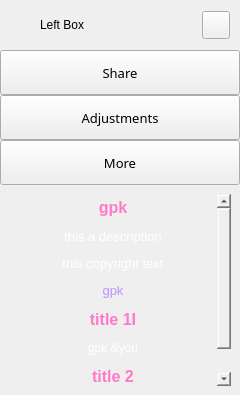
        <widget class="QFrame" name="extraLeftBox">
         <property name="minimumSize">
          <size>
           <width>0</width>
           <height>0</height>
          </size>
         </property>
         <property name="maximumSize">
          <size>
           <width>0</width>
           <height>16777215</height>
          </size>
         </property>
         <property name="frameShape">
          <enum>QFrame::NoFrame</enum>
         </property>
         <property name="frameShadow">
          <enum>QFrame::Raised</enum>
         </property>
         <layout class="QVBoxLayout" name="extraColumLayout">
          <property name="spacing">
           <number>0</number>
          </property>
          <property name="leftMargin">
           <number>0</number>
          </property>
          <property name="topMargin">
           <number>0</number>
          </property>
          <property name="rightMargin">
           <number>0</number>
          </property>
          <property name="bottomMargin">
           <number>0</number>
          </property>
          <item>
           <widget class="QFrame" name="extraTopBg">
            <property name="minimumSize">
             <size>
              <width>0</width>
              <height>50</height>
             </size>
            </property>
            <property name="maximumSize">
             <size>
              <width>16777215</width>
              <height>50</height>
             </size>
            </property>
            <property name="frameShape">
             <enum>QFrame::NoFrame</enum>
            </property>
            <property name="frameShadow">
             <enum>QFrame::Raised</enum>
            </property>
            <layout class="QVBoxLayout" name="verticalLayout_5">
             <property name="spacing">
              <number>0</number>
             </property>
             <property name="leftMargin">
              <number>0</number>
             </property>
             <property name="topMargin">
              <number>0</number>
             </property>
             <property name="rightMargin">
              <number>0</number>
             </property>
             <property name="bottomMargin">
              <number>0</number>
             </property>
             <item>
              <layout class="QGridLayout" name="extraTopLayout">
               <property name="leftMargin">
                <number>10</number>
               </property>
               <property name="rightMargin">
                <number>10</number>
               </property>
               <property name="horizontalSpacing">
                <number>10</number>
               </property>
               <property name="verticalSpacing">
                <number>0</number>
               </property>
               <item row="0" column="0">
                <widget class="QFrame" name="extraIcon">
                 <property name="minimumSize">
                  <size>
                   <width>20</width>
                   <height>0</height>
                  </size>
                 </property>
                 <property name="maximumSize">
                  <size>
                   <width>20</width>
                   <height>20</height>
                  </size>
                 </property>
                 <property name="frameShape">
                  <enum>QFrame::NoFrame</enum>
                 </property>
                 <property name="frameShadow">
                  <enum>QFrame::Raised</enum>
                 </property>
                </widget>
               </item>
               <item row="0" column="1">
                <widget class="QLabel" name="extraLabel">
                 <property name="minimumSize">
                  <size>
                   <width>150</width>
                   <height>0</height>
                  </size>
                 </property>
                 <property name="text">
                  <string>Left Box</string>
                 </property>
                </widget>
               </item>
               <item row="0" column="2">
                <widget class="QPushButton" name="extraCloseColumnBtn">
                 <property name="minimumSize">
                  <size>
                   <width>28</width>
                   <height>28</height>
                  </size>
                 </property>
                 <property name="maximumSize">
                  <size>
                   <width>28</width>
                   <height>28</height>
                  </size>
                 </property>
                 <property name="cursor">
                  <cursorShape>PointingHandCursor</cursorShape>
                 </property>
                 <property name="toolTip">
                  <string>Close left box</string>
                 </property>
                 <property name="text">
                  <string/>
                 </property>
                 <property name="icon">
                  <iconset resource="resources.qrc">
                   <normaloff>:/icons/images/icons/icon_close.png</normaloff>:/icons/images/icons/icon_close.png</iconset>
                 </property>
                 <property name="iconSize">
                  <size>
                   <width>20</width>
                   <height>20</height>
                  </size>
                 </property>
                </widget>
               </item>
              </layout>
             </item>
            </layout>
           </widget>
          </item>
          <item>
           <widget class="QFrame" name="extraContent">
            <property name="frameShape">
             <enum>QFrame::NoFrame</enum>
            </property>
            <property name="frameShadow">
             <enum>QFrame::Raised</enum>
            </property>
            <layout class="QVBoxLayout" name="verticalLayout_12">
             <property name="spacing">
              <number>0</number>
             </property>
             <property name="leftMargin">
              <number>0</number>
             </property>
             <property name="topMargin">
              <number>0</number>
             </property>
             <property name="rightMargin">
              <number>0</number>
             </property>
             <property name="bottomMargin">
              <number>0</number>
             </property>
             <item alignment="Qt::AlignTop">
              <widget class="QFrame" name="extraTopMenu">
               <property name="frameShape">
                <enum>QFrame::NoFrame</enum>
               </property>
               <property name="frameShadow">
                <enum>QFrame::Raised</enum>
               </property>
               <layout class="QVBoxLayout" name="verticalLayout_11">
                <property name="spacing">
                 <number>0</number>
                </property>
                <property name="leftMargin">
                 <number>0</number>
                </property>
                <property name="topMargin">
                 <number>0</number>
                </property>
                <property name="rightMargin">
                 <number>0</number>
                </property>
                <property name="bottomMargin">
                 <number>0</number>
                </property>
                <item>
                 <widget class="QPushButton" name="btn_share">
                  <property name="sizePolicy">
                   <sizepolicy hsizetype="Expanding" vsizetype="Fixed">
                    <horstretch>0</horstretch>
                    <verstretch>0</verstretch>
                   </sizepolicy>
                  </property>
                  <property name="minimumSize">
                   <size>
                    <width>0</width>
                    <height>45</height>
                   </size>
                  </property>
                  <property name="font">
                   <font>
                    <family>Gotham</family>
                    <pointsize>10</pointsize>
                    <italic>false</italic>
                    <bold>false</bold>
                   </font>
                  </property>
                  <property name="cursor">
                   <cursorShape>PointingHandCursor</cursorShape>
                  </property>
                  <property name="layoutDirection">
                   <enum>Qt::LeftToRight</enum>
                  </property>
                  <property name="styleSheet">
                   <string notr="true">background-image: url(:/icons/images/icons/cil-share-boxed.png);</string>
                  </property>
                  <property name="text">
                   <string>Share</string>
                  </property>
                 </widget>
                </item>
                <item>
                 <widget class="QPushButton" name="btn_adjustments">
                  <property name="sizePolicy">
                   <sizepolicy hsizetype="Expanding" vsizetype="Fixed">
                    <horstretch>0</horstretch>
                    <verstretch>0</verstretch>
                   </sizepolicy>
                  </property>
                  <property name="minimumSize">
                   <size>
                    <width>0</width>
                    <height>45</height>
                   </size>
                  </property>
                  <property name="font">
                   <font>
                    <family>Gotham</family>
                    <pointsize>10</pointsize>
                    <italic>false</italic>
                    <bold>false</bold>
                   </font>
                  </property>
                  <property name="cursor">
                   <cursorShape>PointingHandCursor</cursorShape>
                  </property>
                  <property name="layoutDirection">
                   <enum>Qt::LeftToRight</enum>
                  </property>
                  <property name="styleSheet">
                   <string notr="true">background-image: url(:/icons/images/icons/cil-equalizer.png);</string>
                  </property>
                  <property name="text">
                   <string>Adjustments</string>
                  </property>
                 </widget>
                </item>
                <item>
                 <widget class="QPushButton" name="btn_more">
                  <property name="sizePolicy">
                   <sizepolicy hsizetype="Expanding" vsizetype="Fixed">
                    <horstretch>0</horstretch>
                    <verstretch>0</verstretch>
                   </sizepolicy>
                  </property>
                  <property name="minimumSize">
                   <size>
                    <width>0</width>
                    <height>45</height>
                   </size>
                  </property>
                  <property name="font">
                   <font>
                    <family>Gotham</family>
                    <pointsize>10</pointsize>
                    <italic>false</italic>
                    <bold>false</bold>
                   </font>
                  </property>
                  <property name="cursor">
                   <cursorShape>PointingHandCursor</cursorShape>
                  </property>
                  <property name="layoutDirection">
                   <enum>Qt::LeftToRight</enum>
                  </property>
                  <property name="styleSheet">
                   <string notr="true">background-image: url(:/icons/images/icons/cil-layers.png);</string>
                  </property>
                  <property name="text">
                   <string>More</string>
                  </property>
                 </widget>
                </item>
               </layout>
              </widget>
             </item>
             <item>
              <widget class="QFrame" name="extraCenter">
               <property name="frameShape">
                <enum>QFrame::NoFrame</enum>
               </property>
               <property name="frameShadow">
                <enum>QFrame::Raised</enum>
               </property>
               <layout class="QVBoxLayout" name="verticalLayout_10">
                <item>
                 <widget class="QTextEdit" name="textEdit">
                  <property name="minimumSize">
                   <size>
                    <width>222</width>
                    <height>0</height>
                   </size>
                  </property>
                  <property name="styleSheet">
                   <string notr="true">background: transparent;</string>
                  </property>
                  <property name="frameShape">
                   <enum>QFrame::NoFrame</enum>
                  </property>
                  <property name="readOnly">
                   <bool>true</bool>
                  </property>
                  <property name="html">
                   <string>&lt;!DOCTYPE HTML PUBLIC &quot;-//W3C//DTD HTML 4.0//EN&quot; &quot;http://www.w3.org/TR/REC-html40/strict.dtd&quot;&gt;
&lt;html&gt;&lt;head&gt;&lt;meta name=&quot;qrichtext&quot; content=&quot;1&quot; /&gt;&lt;meta charset=&quot;utf-8&quot; /&gt;&lt;style type=&quot;text/css&quot;&gt;
p, li { white-space: pre-wrap; }
&lt;/style&gt;&lt;/head&gt;&lt;body style=&quot; font-family:'Gotham'; font-size:10pt; font-weight:400; font-style:normal;&quot;&gt;
&lt;p align=&quot;center&quot; style=&quot; margin-top:12px; margin-bottom:12px; margin-left:0px; margin-right:0px; -qt-block-indent:0; text-indent:0px;&quot;&gt;&lt;span style=&quot; font-size:12pt; font-weight:600; color:#ff79c6;&quot;&gt;gpk&lt;/span&gt;&lt;/p&gt;
&lt;p align=&quot;center&quot; style=&quot; margin-top:12px; margin-bottom:12px; margin-left:0px; margin-right:0px; -qt-block-indent:0; text-indent:0px;&quot;&gt;&lt;span style=&quot; color:#ffffff;&quot;&gt;this a description&lt;/span&gt;&lt;/p&gt;
&lt;p align=&quot;center&quot; style=&quot; margin-top:12px; margin-bottom:12px; margin-left:0px; margin-right:0px; -qt-block-indent:0; text-indent:0px;&quot;&gt;&lt;span style=&quot; color:#ffffff;&quot;&gt;this copyright text&lt;/span&gt;&lt;/p&gt;
&lt;p align=&quot;center&quot; style=&quot; margin-top:12px; margin-bottom:12px; margin-left:0px; margin-right:0px; -qt-block-indent:0; text-indent:0px;&quot;&gt;&lt;span style=&quot; color:#bd93f9;&quot;&gt;gpk&lt;/span&gt;&lt;/p&gt;
&lt;p align=&quot;center&quot; style=&quot; margin-top:12px; margin-bottom:12px; margin-left:0px; margin-right:0px; -qt-block-indent:0; text-indent:0px;&quot;&gt;&lt;span style=&quot; font-size:12pt; font-weight:600; color:#ff79c6;&quot;&gt;title 1I&lt;/span&gt;&lt;/p&gt;
&lt;p align=&quot;center&quot; style=&quot; margin-top:12px; margin-bottom:12px; margin-left:0px; margin-right:0px; -qt-block-indent:0; text-indent:0px;&quot;&gt;&lt;span style=&quot; font-size:9pt; color:#ffffff;&quot;&gt;gpk &amp;you&lt;/span&gt;&lt;/p&gt;
&lt;p align=&quot;center&quot; style=&quot; margin-top:12px; margin-bottom:12px; margin-left:0px; margin-right:0px; -qt-block-indent:0; text-indent:0px;&quot;&gt;&lt;span style=&quot; font-size:12pt; font-weight:600; color:#ff79c6;&quot;&gt;title 2&lt;/span&gt;&lt;/p&gt;
&lt;p align=&quot;center&quot; style=&quot; margin-top:12px; margin-bottom:12px; margin-left:0px; margin-right:0px; -qt-block-indent:0; text-indent:0px;&quot;&gt;&lt;span style=&quot; font-size:9pt; color:#ffffff;&quot;&gt;text title 2&lt;/span&gt;&lt;/p&gt;&lt;/body&gt;&lt;/html&gt;</string>
                  </property>
                 </widget>
                </item>
               </layout>
              </widget>
             </item>
             <item>
              <widget class="QFrame" name="extraBottom">
               <property name="frameShape">
                <enum>QFrame::NoFrame</enum>
               </property>
               <property name="frameShadow">
                <enum>QFrame::Raised</enum>
               </property>
              </widget>
             </item>
            </layout>
           </widget>
          </item>
         </layout>
        </widget>
